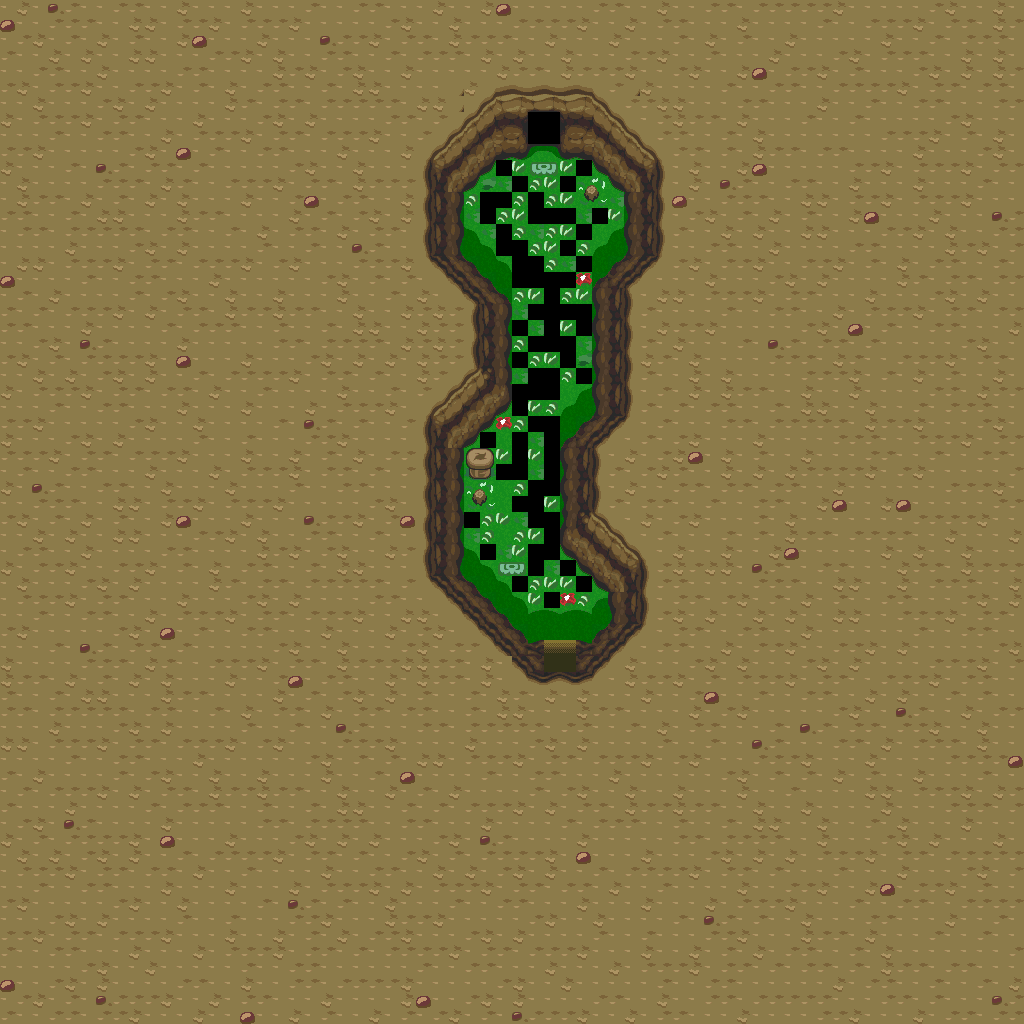

The image is a tile-based game level rendered from a .tmx file. Its description and source (layers, tilesets, objects; grid data summarised) follow:
An orthogonal 64x64 tile map with 16x16 px tiles, 1 tile layer (base), 1 hidden layer not drawn and 2 objects.

<map version="1.10" tiledversion="1.12.1" orientation="orthogonal" renderorder="right-down" width="64" height="64" tilewidth="16" tileheight="16" infinite="0" nextlayerid="3" nextobjectid="3">
 <tileset firstgid="1" source="../classiciphone_pics4.tsx" />
 <layer id="1" name="base" width="64" height="64">
  <data>[4096 cells, 4026 non-empty, 104 distinct tile ids]</data>
 </layer>
 <layer id="2" name="collision" width="64" height="64" visible="0">
  <properties><property name="collision" value="true" /></properties>
  <data>[4096 cells, 208 non-empty, 1 distinct tile ids]</data>
 </layer>
 <objectgroup id="3" name="npcs">
  <object id="1" x="0.0" y="0.0" width="16" height="16">
   <properties>
    <property name="script" type="string">-- Auto-converted from GraalScript
joinResource("gc_ctf_systems")</property>
   </properties>
  </object>
  <object id="2" x="336.0" y="400.0" width="16" height="16">
   <properties>
    <property name="script" type="string">-- Auto-converted from GraalScript
-- join("level_nodropitems");</property>
   </properties>
  </object>
 </objectgroup>
</map>
